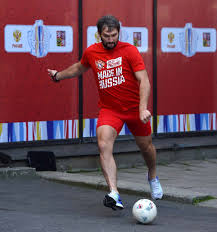
#> input picture images/p1.jpg, 217 x 232 px
$ python -i hough.py   (imports and definitions only)
#> lines starting #> are read from the running program, lines starting #| are printed output that depends on the picture; after the words box and inside, x2 and y2 are one past the last pixel; in counts of white or black regions, pixels touching at a corner belong together
#> further down, picture is the input picture: shape (232, 217, 3); mean B, G, R 87.3, 74.7, 109.4
import cv2
import numpy as np
import matplotlib.pyplot as plt
from process.cluster import Cluster, Direction
from skimage import feature


def find_hough_line(image):
    gray = cv2.cvtColor(image, cv2.COLOR_BGR2GRAY)
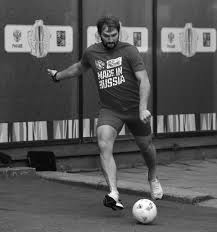
#> gray: shape (232, 217); min 0, max 255, mean 86.5
    # 무의미한 선들을 없애기 위한 작업들
    kernel = np.array([
        [0, -1, 0],
        [-1, 5, -1],
        [0, -1, 0]
    ])
    # blur = cv2.GaussianBlur(gray, (3, 3), 0)
    gray = cv2.filter2D(gray, -1, kernel)
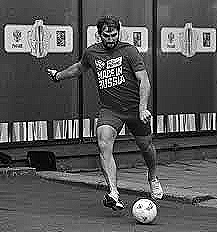
#> gray: shape (232, 217); min 0, max 255, mean 87.2
    kernel = np.ones((4, 4), np.uint8)
    erode = cv2.erode(gray, kernel, iterations=1)
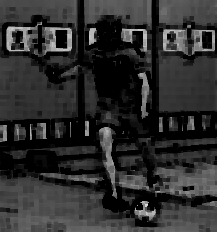
#> erode: shape (232, 217); min 0, max 225, mean 45.6

    # 선 추출
    skicanny = feature.canny(erode, sigma=3)
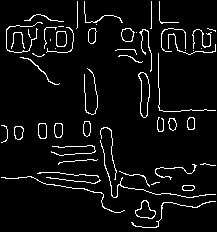
#> skicanny: shape (232, 217) bool; 5.6% white in thin lines or dots
    skicanny = np.array(skicanny, dtype=np.uint8) * 255
#> skicanny: shape (232, 217); 5.6% white in thin lines or dots
    # canny = cv2.Canny(erode, 2500, 1500, apertureSize=5, L2gradient=True)

    lines = cv2.HoughLinesP(skicanny, 1, np.pi / 360, 100, minLineLength=200, maxLineGap=200)
#> lines = None

    if lines is None:
        return None

    # 수평선에서는 좌우, 수직선에서는 상하의 점의 수평 차이가 gamma 미만이면 수평, 수직선이라 판단하고 가이드를 제공
    gamma = 25
    clusters = list()
    result = list()

    for line in lines:
        # HoughP
        x1, y1, x2, y2 = line[0]

        # 수평선만 검출
        if abs(y1 - y2) < gamma:
            point1 = (x1, y1)
            point2 = (x2, y2)
            is_process = False
            for cluster in clusters:
                if cluster.can_include(point1, point2):
                    cluster.append(point1, point2)
                    is_process = True
                    break

            if not is_process:
                clusters.append(Cluster(point1, point2, Direction.HORIZONTAL, image))

        # 수직선만 검출
        elif abs(x1 - x2) < gamma:
            point1 = (x1, y1)
            point2 = (x2, y2)
            is_process = False
            for cluster in clusters:
                if cluster.can_include(point1, point2):
                    cluster.append(point1, point2)
                    is_process = True
                    break

            if not is_process:
                clusters.append(Cluster(point1, point2, Direction.VERTICAL, image))

    # 클러스터 평균 line이 중앙에 가까울 수록, 그 길이가 길 수록, 클러스터에 포함된 선의 수가 많을수록 우선순위가 높아지도록 정렬
    clusters.sort(key=lambda cluster: cluster.get_score(), reverse=True)

    count = 0
    for cluster in clusters:
        x1, x2 = cluster.get_mean_x()
        y1, y2 = cluster.get_mean_y()
        result.append([x1, y1, x2, y2])

        count += 1

        # 최대 3개의 유의미한 선을 추출
        if count == 3:
            break

    return result

>>> import cv2
>>> picture = cv2.imread('../images/p1.jpg')
>>> result = find_hough_line(picture)

$ run again, on images/p3.jpg
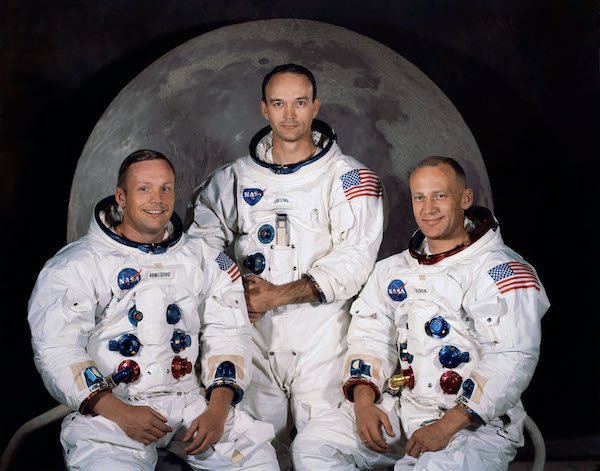
#> input picture images/p3.jpg, 600 x 471 px
#> picture is the input picture: shape (471, 600, 3); mean B, G, R 93.5, 91.3, 97.3
#> in find_hough_line, `erode = cv2.erode(gray, kernel, iterations=1)`:
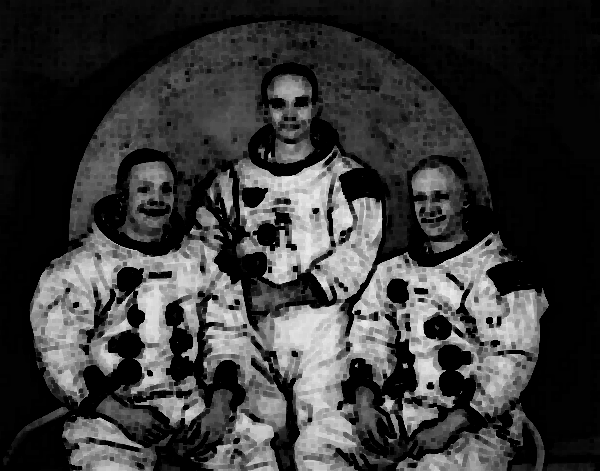
#> erode: shape (471, 600); min 0, max 235, mean 56.5
#> in find_hough_line, `skicanny = feature.canny(erode, sigma=3)`:
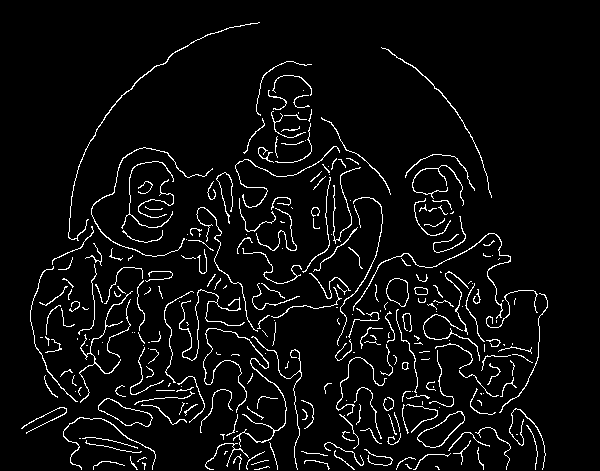
#> skicanny: shape (471, 600) bool; 5% white in thin lines or dots, all inside (x1, y1, x2, y2) = (21, 22, 548, 470)
#> lines = None

$ run again, on images/test1.jpg
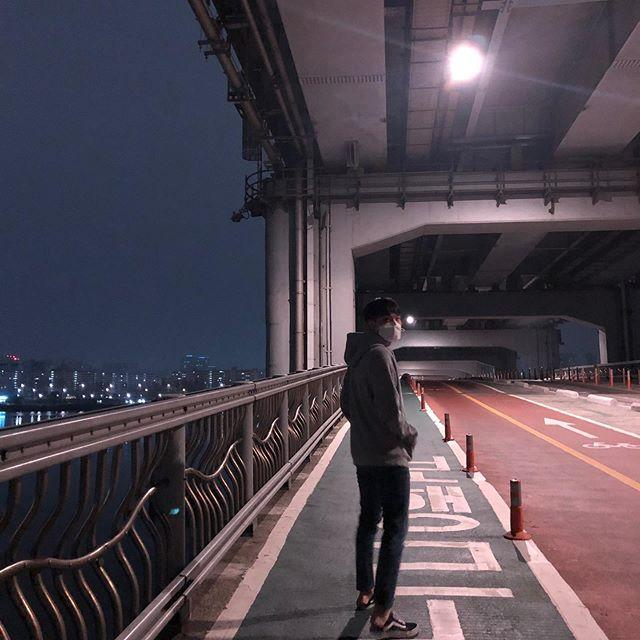
#> input picture images/test1.jpg, 640 x 640 px
#> picture is the input picture: shape (640, 640, 3); mean B, G, R 80.5, 70.3, 80.2
#> in find_hough_line, `erode = cv2.erode(gray, kernel, iterations=1)`:
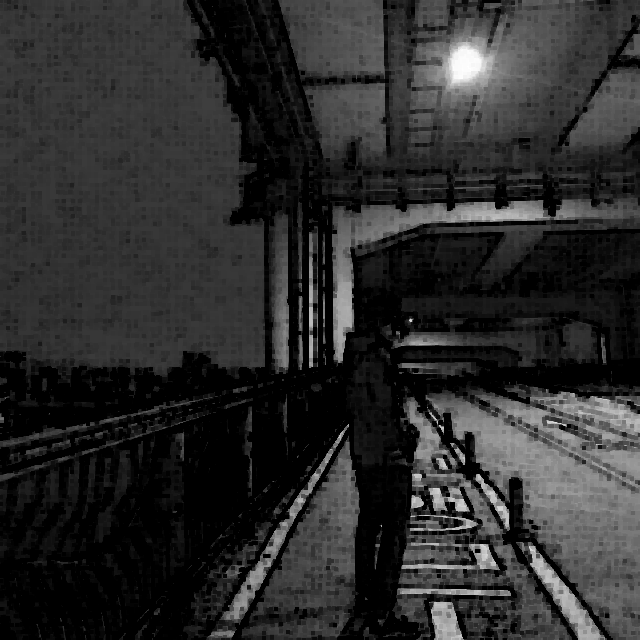
#> erode: shape (640, 640); min 0, max 255, mean 43.9
#> in find_hough_line, `skicanny = feature.canny(erode, sigma=3)`:
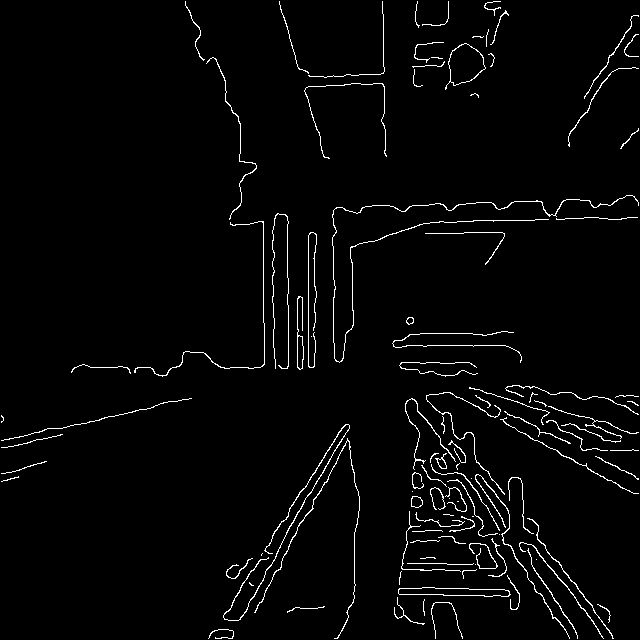
#> skicanny: shape (640, 640) bool; 2.6% white in thin lines or dots
#> lines = 18 rows, first 6: [285, 20, 290, 610], [263, 289, 629, 491], [209, 636, 485, 202], [308, 608, 308, 72], [279, 1, 350, 249], [239, 161, 598, 629]
#> the loop in find_hough_line, `for line in lines:` made 18 passes
#> (x1, y1, x2, y2, point1, point2) on passes 4, 8, 9, 14, 16, 18: (285, 20, 290, 610, (308, 608), (308, 72)), (296, 314, 299, 341, (263, 221), (266, 590)), (285, 283, 288, 424, (274, 225), (598, 217)), (274, 225, 598, 217, (382, 1), (386, 236)), (382, 1, 386, 236, (74, 367), (476, 367)), (74, 367, 476, 367, (273, 347), (505, 345))
#> after the loop in find_hough_line, `for line in lines:`: clusters = 4 items
#> in get_score, ``: x1 = 285; x2 = 288
#> in get_score, ``: y1 = 283; y2 = 424
#> length = 141
#> line_p1 = [285, 283]
#> line_p2 = [288, 424]
#> distance = 34.21
#> the loop in find_hough_line, `for cluster in clusters:` made 3 passes
#> (x1, x2, y1, y2) on passes 1 to 3: (173, 490, 357, 356), (274, 598, 225, 217), (285, 288, 283, 424)
#> after the loop in find_hough_line, `for cluster in clusters:`: count = 3; result = [[173, 357, 490, 356], [274, 225, 598, 217], [285, 283, 288, 424]]

$ run again, on images/test10.jpg
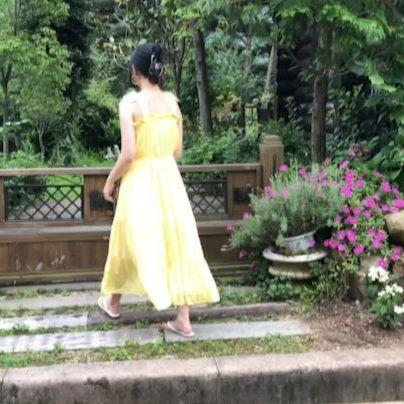
#> input picture images/test10.jpg, 404 x 404 px
#> picture is the input picture: shape (404, 404, 3); mean B, G, R 103.1, 120.7, 115.7
#> in find_hough_line, `erode = cv2.erode(gray, kernel, iterations=1)`:
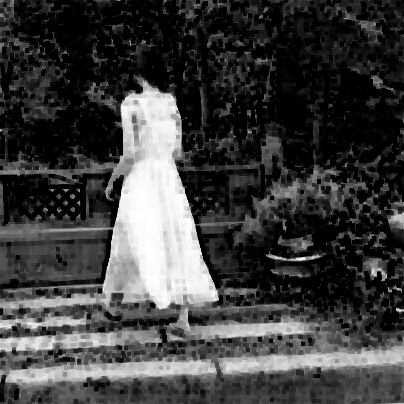
#> erode: shape (404, 404); min 0, max 255, mean 63.2
#> in find_hough_line, `skicanny = feature.canny(erode, sigma=3)`:
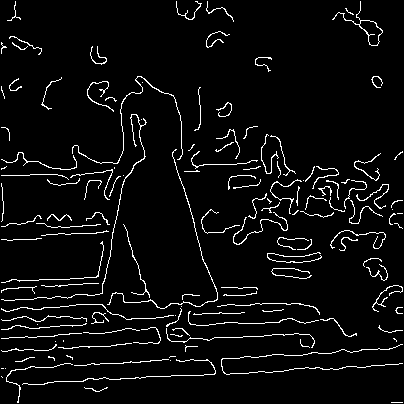
#> skicanny: shape (404, 404) bool; 4.9% white in thin lines or dots
#> lines = [[14, 383, 402, 363], [6, 351, 381, 329], [15, 369, 389, 349], [1, 368, 392, 348], [18, 385, 365, 367], [6, 338, 333, 318], [1, 309, 398, 285]]
#> the loop in find_hough_line, `for line in lines:` made 7 passes
#> (x1, y1, x2, y2) on pass 1: (14, 383, 402, 363)
#> after the loop in find_hough_line, `for line in lines:`: clusters = 1 item
#> in get_score, ``: x1 = 8; x2 = 380
#> in get_score, ``: y1 = 357; y2 = 337
#> length = 372.5
#> line_p1 = [8, 357]
#> line_p2 = [380, 337]
#> distance = 144.4
#> the loop in find_hough_line, `for cluster in clusters:` made 1 pass
#> (x1, x2, y1, y2, count) on pass 1: (8, 380, 357, 337, 1)
#> after the loop in find_hough_line, `for cluster in clusters:`: count = 1; result = [[8, 357, 380, 337]]
